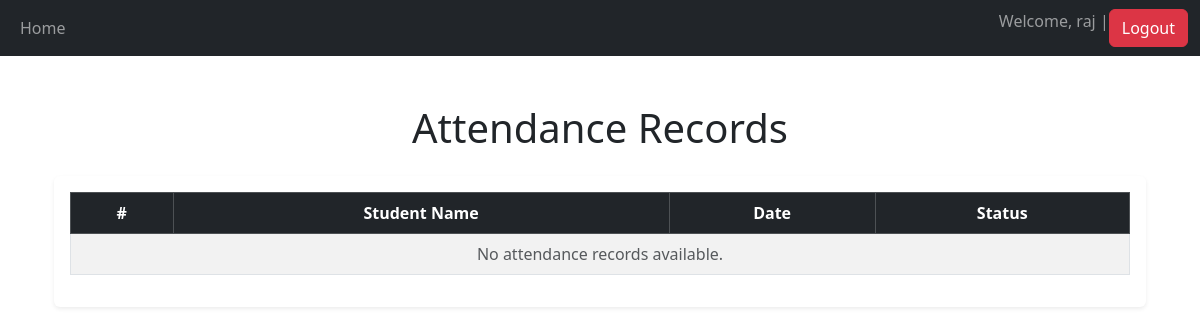
The app's page /attendance (signed in), older data.
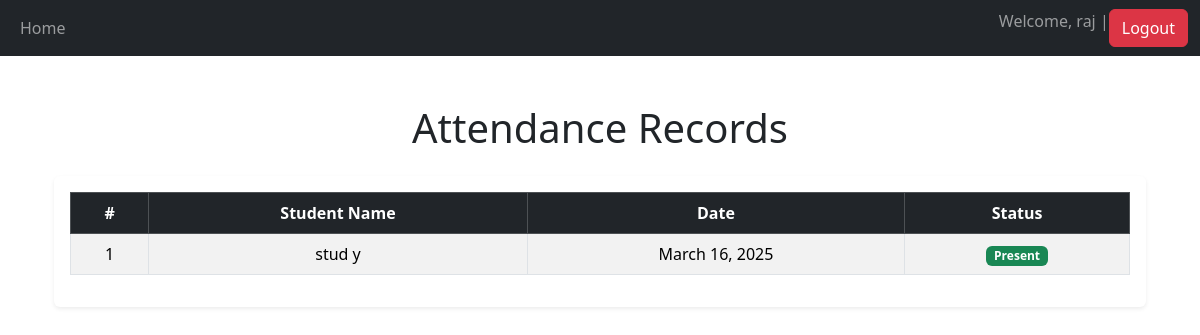
The same page, newer data.
### main/models.py (models this page shows, shortened)
class Attendance(models.Model):
    student = models.ForeignKey(Student, on_delete=models.CASCADE)  # Links to Student model
    date = models.DateField()
    status = models.BooleanField()
    class Meta:
        unique_together = ('student', 'date')  # Prevent duplicate attendance for the same student and date

class Student(models.Model):
    user = models.OneToOneField(User, on_delete=models.CASCADE, null=True, blank=True)  # Links to User model
    roll_no = models.CharField(max_length=20)
    department = models.CharField(max_length=100)
    year = models.CharField(max_length=20)

### main/views.py (the view)
# urls.py: path('attendance', views.view_attendance, name='view_attendance'),
@login_required(login_url='/login')
def view_attendance(request):
    if request.user.groups.filter(name='Students').exists():
        attendances = Attendance.objects.filter(student=request.user.student)
    else:
        attendances = Attendance.objects.all()
    return render(request, 'main/view_attendance.html', {'attendances': attendances})

### main/templates/main/view_attendance.html
{% extends 'base.html' %}
{% block content %}
<div class="container mt-5">
    <h1 class="mb-4 text-center">Attendance Records</h1>
    <div class="table-responsive shadow-sm p-3 mb-5 bg-white rounded">
        <table class="table table-hover table-striped table-bordered align-middle">
            <thead class="table-dark text-center">
                <tr>
                    <th scope="col">#</th>
                    <th scope="col">Student Name</th>
                    <th scope="col">Date</th>
                    <th scope="col">Status</th>
                </tr>
            </thead>
            <tbody>
                {% if attendances %}
                    {% for attendance in attendances %}
                    <tr class="text-center">
                        <td>{{ forloop.counter }}</td>
                        <td>{{ attendance.student.user.first_name }} {{ attendance.student.user.last_name }}</td>
                        <td>{{ attendance.date }}</td>
                        <td>
                            {% if attendance.status %}
                                <span class="badge bg-success">Present</span>
                            {% else %}
                                <span class="badge bg-danger">Absent</span>
                            {% endif %}
                        </td>
                    </tr>
                    {% endfor %}
                {% else %}
                    <tr>
                        <td colspan="4" class="text-center text-muted">No attendance records available.</td>
                    </tr>
                {% endif %}
            </tbody>
        </table>
    </div>
</div>
{% endblock %}

Row changes from the older to the newer data that the page shows:
added Attendance: student.user.first_name "stud", student.user.last_name "y", date "March 16, 2025", status "Present"
Text that changed along with them:
text no longer shown: "No attendance records available."
